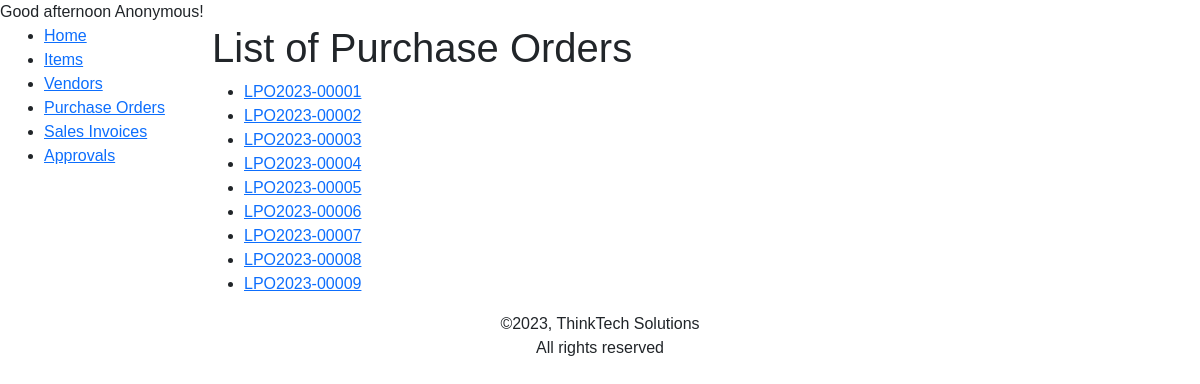
The page /inventory/purchaseorders/ on the database its author committed.
### inventory/models.py (models this page shows, shortened)
class PurchaseHeader(models.Model):
    number = AlphanumericAutoField(primary_key=True, editable=False)
    vendor = models.ForeignKey(Vendor, on_delete=models.PROTECT, related_name='vendor', related_query_name='vendor')
    date = models.DateField(auto_now_add=True, editable=False)
    total = models.IntegerField(editable=False, default=0)
    last_modified_at = models.DateTimeField(auto_now=True, editable=False)
    approval_status = ((0, 'Open'), (1, 'Pending Approval'), (2, 'Approved'), (3, 'Cancelled Approval'))
    status = models.CharField(max_length=30, choices=approval_status, default=0)
    created_by = models.ForeignKey('auth.User', blank=True, null=True, default=None, on_delete=models.PROTECT, related_name='lpo', related_query_name='lpo',editable=False)
    modified_by = models.ForeignKey('auth.User', blank=True, null=True, default=None, on_delete=models.PROTECT, related_name='lpo_m', related_query_name='lpo_m',editable=False)
    def get_absolute_url(self):
        return reverse('purchaseorder-detail', args=[str(self.number)])
    class Meta:
        verbose_name_plural = 'Purchase Orders'
        ordering = ["number"]

### inventory/views.py (the view)
# urls.py: path('purchaseorders/', views.PurchaseHeaderListView.as_view(), name='purchaseorders'),
class PurchaseHeaderListView(generic.ListView):
    model = PurchaseHeader
    paginate_by = 25

### inventory/templatetags/custom_filters.py (called while the page is built)
@register.filter
def greeting(value):
    current_time = datetime.now().time()
    current_hour = current_time.hour
    if 5 <= current_hour < 12:
        time_category = "morning"
    elif 12 <= current_hour < 17:
        time_category = "afternoon"
    elif 17 <= current_hour < 20:
        time_category = "evening"
    else:
        time_category = "night"
    return f"Good {time_category}"

### inventory/templates/inventory/purchaseheader_list.html (shortened to what this page needs)
{% extends "inventory/base.html" %}
{% block content %}
    <h1>List of Purchase Orders</h1>
    <ul>
        {% for lpo in purchaseheader_list %}
        <li><a href="{{ lpo.get_absolute_url }}">{{lpo.number}}</a></li>
        {% endfor %}
    </ul>
{% endblock %}

### inventory/static/inventory/styles.css (style rules this page uses)
body { font-family: Arial, Helvetica, sans-serif; }

### rows shown on the page
PurchaseHeader: number "LPO2023-00001"
PurchaseHeader: number "LPO2023-00002"
PurchaseHeader: number "LPO2023-00003"
PurchaseHeader: number "LPO2023-00004"
PurchaseHeader: number "LPO2023-00005"
PurchaseHeader: number "LPO2023-00006"
PurchaseHeader: number "LPO2023-00007"
PurchaseHeader: number "LPO2023-00008"
PurchaseHeader: number "LPO2023-00009"

### other values the page prints
{{ "User"|greeting }} "Good afternoon"
